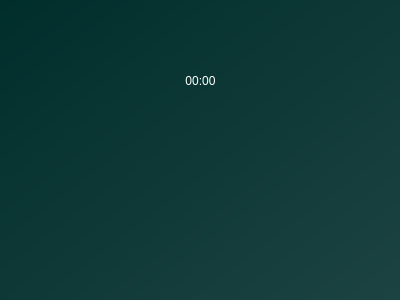
<?xml version="1.0" encoding="UTF-8"?>
<ui version="4.0">
 <class>WidgetTimer</class>
 <widget class="QWidget" name="WidgetTimer">
  <property name="geometry">
   <rect>
    <x>0</x>
    <y>0</y>
    <width>400</width>
    <height>300</height>
   </rect>
  </property>
  <property name="windowTitle">
   <string>Таймер</string>
  </property>
  <property name="windowIcon">
   <iconset>
    <normaloff>../Images/TimerIcon.png</normaloff>../Images/TimerIcon.png</iconset>
  </property>
  <property name="autoFillBackground">
   <bool>false</bool>
  </property>
  <property name="styleSheet">
   <string notr="true">background:qlineargradient(spread:pad, x1:0, y1:0, x2:1, y2:1, stop:0 rgb(0, 46, 43), stop:1 rgb(28, 67, 66));</string>
  </property>
  <widget class="QLabel" name="TimeLabel">
   <property name="geometry">
    <rect>
     <x>40</x>
     <y>30</y>
     <width>321</width>
     <height>101</height>
    </rect>
   </property>
   <property name="styleSheet">
    <string notr="true">background-color: rgba(255, 255, 255, 0);
font: 36pt &quot;Arial&quot;;
color:white;</string>
   </property>
   <property name="text">
    <string>00:00</string>
   </property>
   <property name="alignment">
    <set>Qt::AlignCenter</set>
   </property>
  </widget>
  <widget class="QPushButton" name="StartButton">
   <property name="geometry">
    <rect>
     <x>160</x>
     <y>150</y>
     <width>81</width>
     <height>71</height>
    </rect>
   </property>
   <property name="styleSheet">
    <string notr="true">QPushButton {
	background-color: rgba(255, 255, 255, 0);
	border-radius: 10px;
	color:white;
}

QPushButton:hover {
	background-color: rgba(255, 255, 255, 10);
	border-radius: 10px;
}</string>
   </property>
   <property name="text">
    <string/>
   </property>
   <property name="icon">
    <iconset>
     <normaloff>../Images/play_arrow_FILL0_wght400_GRAD0_opsz48.png</normaloff>../Images/play_arrow_FILL0_wght400_GRAD0_opsz48.png</iconset>
   </property>
   <property name="iconSize">
    <size>
     <width>256</width>
     <height>256</height>
    </size>
   </property>
   <property name="checkable">
    <bool>false</bool>
   </property>
  </widget>
  <widget class="QPushButton" name="StopButton">
   <property name="enabled">
    <bool>true</bool>
   </property>
   <property name="geometry">
    <rect>
     <x>270</x>
     <y>150</y>
     <width>81</width>
     <height>71</height>
    </rect>
   </property>
   <property name="styleSheet">
    <string notr="true">QPushButton {
	background-color: rgba(255, 255, 255, 0);
	border-radius: 10px;
	color:white;
}

QPushButton:hover {
	background-color: rgba(255, 255, 255, 10);
	border-radius: 10px;
}</string>
   </property>
   <property name="text">
    <string/>
   </property>
   <property name="icon">
    <iconset>
     <normaloff>../Images/stop_FILL0_wght400_GRAD0_opsz48.png</normaloff>../Images/stop_FILL0_wght400_GRAD0_opsz48.png</iconset>
   </property>
   <property name="iconSize">
    <size>
     <width>256</width>
     <height>256</height>
    </size>
   </property>
   <property name="checkable">
    <bool>false</bool>
   </property>
  </widget>
  <widget class="QPushButton" name="PauseButton">
   <property name="geometry">
    <rect>
     <x>50</x>
     <y>150</y>
     <width>81</width>
     <height>71</height>
    </rect>
   </property>
   <property name="styleSheet">
    <string notr="true">QPushButton {
	background-color: rgba(255, 255, 255, 0);
	border-radius: 10px;
	color:white;
}

QPushButton:hover {
	background-color: rgba(255, 255, 255, 10);
	border-radius: 10px;
}</string>
   </property>
   <property name="text">
    <string/>
   </property>
   <property name="icon">
    <iconset>
     <normaloff>../Images/pause_FILL0_wght400_GRAD0_opsz48.png</normaloff>../Images/pause_FILL0_wght400_GRAD0_opsz48.png</iconset>
   </property>
   <property name="iconSize">
    <size>
     <width>256</width>
     <height>256</height>
    </size>
   </property>
  </widget>
 </widget>
 <resources/>
 <connections/>
</ui>
